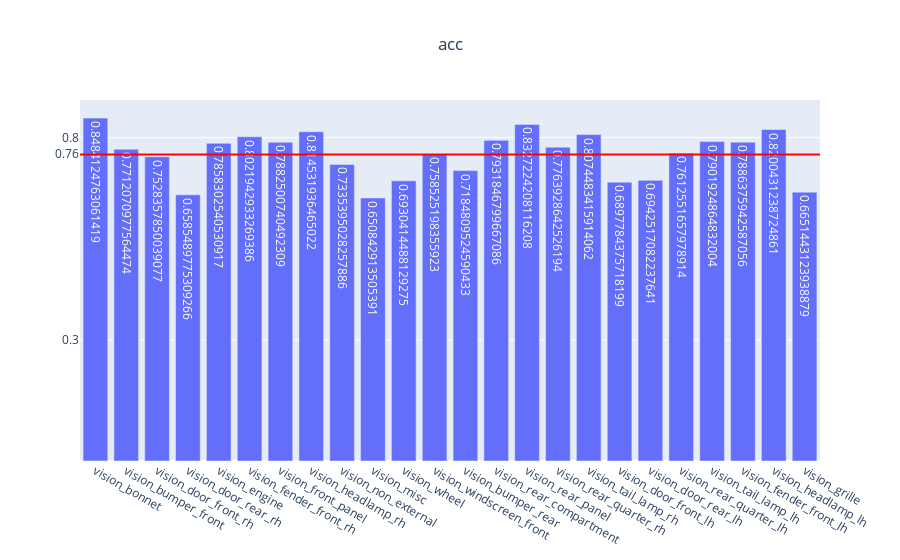

Notebook code for this chart:
### Code cell
genVisMulitlabel(partEvalMetrics, "acc")

### Figure 1 — Plotly figure (JSON) as saved in the notebook; plotly's stock layout.template omitted (floating-point values rounded to 4 significant figures)
{"data": [{"text": [0.8484, 0.7712, 0.7528, 0.6585, 0.7858, 0.8022, 0.7883, 0.8145, 0.7335, 0.6508, 0.693, 0.7585, 0.7185, 0.7932, 0.8327, 0.7764, 0.8074, 0.6898, 0.6943, 0.7613, 0.7902, 0.7886, 0.82, 0.6651], "type": "bar", "x": ["vision_bonnet", "vision_bumper_front", "vision_door_front_rh", "vision_door_rear_rh", "vision_engine", "vision_fender_front_rh", "vision_front_panel", "vision_headlamp_rh", "vision_non_external", "vision_misc", "vision_wheel", "vision_windscreen_front", "vision_bumper_rear", "vision_rear_compartment", "vision_rear_panel", "vision_rear_quarter_rh", "vision_tail_lamp_rh", "vision_door_front_lh", "vision_door_rear_lh", "vision_rear_quarter_lh", "vision_tail_lamp_lh", "vision_fender_front_lh", "vision_headlamp_lh", "vision_grille"], "y": [0.8484, 0.7712, 0.7528, 0.6585, 0.7858, 0.8022, 0.7883, 0.8145, 0.7335, 0.6508, 0.693, 0.7585, 0.7185, 0.7932, 0.8327, 0.7764, 0.8074, 0.6898, 0.6943, 0.7613, 0.7902, 0.7886, 0.82, 0.6651]}], "layout": {"shapes": [{"line": {"color": "red", "width": 2}, "type": "line", "x0": 0, "x1": 1, "xref": "x domain", "y0": 0.7581, "y1": 0.7581, "yref": "y"}], "title": {"text": "acc", "x": 0.5}, "yaxis": {"tickmode": "array", "tickvals": ["0.76", 0.3, 0.8]}}}
